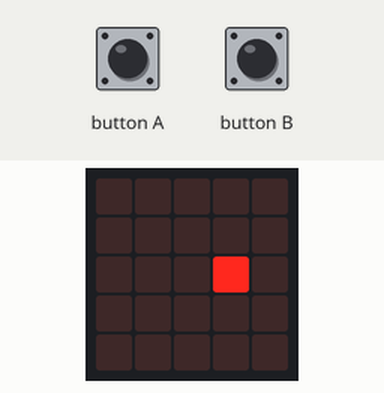
Recording of a program running on a simulated BBC micro:bit (MakeCode). On the bench: the board's 5×5 LED display. Inputs (shaded band) come from the test bench.

Above: at 2.6 s.
2.7 s: button A pressed for 0.15 s
At 4.4 s:
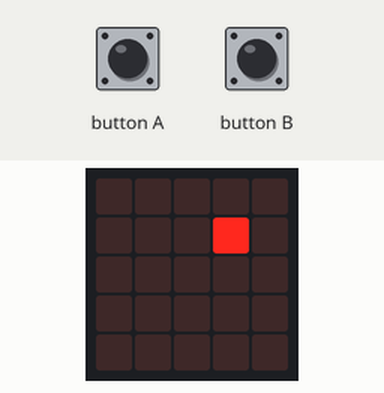
5.8 s: button B pressed for 0.15 s
At 6.6 s:
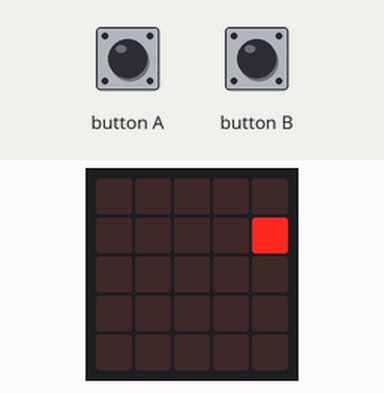
7.5 s: button B pressed for 0.15 s
At 8.9 s:
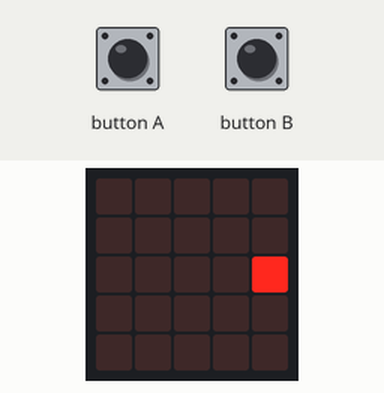
10.6 s: button B pressed for 0.15 s
At 13.3 s:
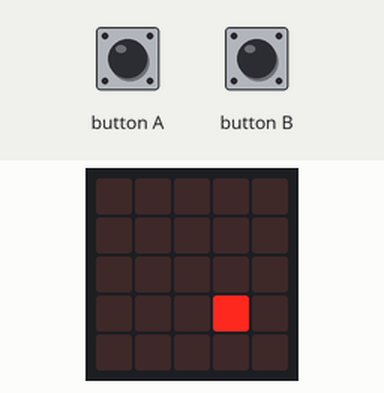
13.7 s: button A pressed for 0.15 s
At 14.5 s:
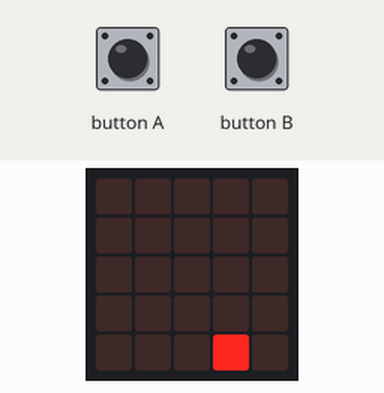
15.6 s: button A pressed for 0.15 s
At 16.8 s:
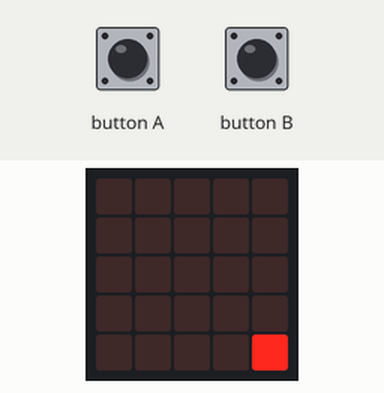
Timing chart, 0 to 18.6 s (numbered marks = the images above; inputs shaded):
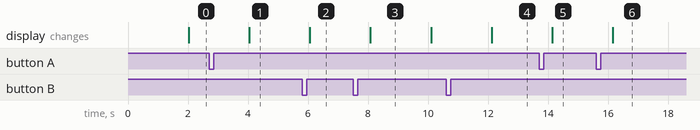

The program:

main.ts
```typescript
input.onButtonPressed(Button.A, function () {
    slang.turn(Direction.Left, 90)
})
input.onButtonPressed(Button.B, function () {
    slang.turn(Direction.Right, 90)
})
let slang: game.LedSprite = null
slang = game.createSprite(1, 2)
basic.forever(function () {
    slang.move(1)
    basic.pause(2000)
})
```

test.ts
```typescript
// tests gaan hier; deze zal niet worden gecompileerd wanneer dit pakket wordt gebruikt als extensie.
```

Measured:
- after the input at 2.7 s, the display: changes after 1.3 s (image 1)
- after the input at 5.8 s, the display: changes after 0.26 s (image 2)
- after the input at 7.5 s, the display: changes after 0.58 s (image 3)
- after the input at 10.6 s, the display: changes after 1.5 s (image 4)
- after the input at 13.7 s, the display: changes after 0.44 s (image 5)
- after the input at 15.6 s, the display: changes after 0.56 s (image 6)
- what the display in image 3 shows lasts 2.0 s, from 8.1 s to 10.1 s
